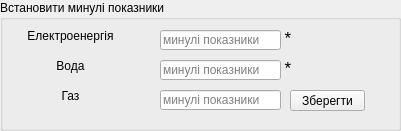
       <widget class="QGroupBox" name="old_pok_input_box">
        <property name="geometry">
         <rect>
          <x>10</x>
          <y>140</y>
          <width>401</width>
          <height>131</height>
         </rect>
        </property>
        <property name="title">
         <string>Встановити минулі показники</string>
        </property>
        <widget class="QLabel" name="label_13">
         <property name="geometry">
          <rect>
           <x>20</x>
           <y>20</y>
           <width>101</width>
           <height>31</height>
          </rect>
         </property>
         <property name="text">
          <string>Електроенергія</string>
         </property>
         <property name="alignment">
          <set>Qt::AlignCenter</set>
         </property>
        </widget>
        <widget class="QLabel" name="label_14">
         <property name="geometry">
          <rect>
           <x>20</x>
           <y>50</y>
           <width>101</width>
           <height>31</height>
          </rect>
         </property>
         <property name="text">
          <string>Вода</string>
         </property>
         <property name="alignment">
          <set>Qt::AlignCenter</set>
         </property>
        </widget>
        <widget class="QLabel" name="label_15">
         <property name="geometry">
          <rect>
           <x>20</x>
           <y>80</y>
           <width>101</width>
           <height>31</height>
          </rect>
         </property>
         <property name="text">
          <string>Газ</string>
         </property>
         <property name="alignment">
          <set>Qt::AlignCenter</set>
         </property>
        </widget>
        <widget class="QLineEdit" name="el_old_pok">
         <property name="geometry">
          <rect>
           <x>160</x>
           <y>30</y>
           <width>121</width>
           <height>20</height>
          </rect>
         </property>
         <property name="inputMethodHints">
          <set>Qt::ImhDigitsOnly</set>
         </property>
         <property name="text">
          <string/>
         </property>
         <property name="placeholderText">
          <string>минулі показники</string>
         </property>
        </widget>
        <widget class="QLineEdit" name="old_voda_pok">
         <property name="geometry">
          <rect>
           <x>160</x>
           <y>60</y>
           <width>121</width>
           <height>20</height>
          </rect>
         </property>
         <property name="inputMethodHints">
          <set>Qt::ImhDigitsOnly</set>
         </property>
         <property name="text">
          <string/>
         </property>
         <property name="placeholderText">
          <string>минулі показники</string>
         </property>
        </widget>
        <widget class="QLineEdit" name="old_gaz_pok">
         <property name="geometry">
          <rect>
           <x>160</x>
           <y>90</y>
           <width>121</width>
           <height>20</height>
          </rect>
         </property>
         <property name="inputMethodHints">
          <set>Qt::ImhDigitsOnly</set>
         </property>
         <property name="text">
          <string/>
         </property>
         <property name="placeholderText">
          <string>минулі показники</string>
         </property>
        </widget>
        <widget class="QPushButton" name="save_old_pok_btn">
         <property name="geometry">
          <rect>
           <x>290</x>
           <y>90</y>
           <width>75</width>
           <height>21</height>
          </rect>
         </property>
         <property name="text">
          <string>Зберегти</string>
         </property>
        </widget>
        <widget class="QLabel" name="label_24">
         <property name="geometry">
          <rect>
           <x>280</x>
           <y>30</y>
           <width>16</width>
           <height>16</height>
          </rect>
         </property>
         <property name="palette">
          <palette>
           <active>
            <colorrole role="WindowText">
             <brush brushstyle="SolidPattern">
              <color alpha="255">
               <red>0</red>
               <green>0</green>
               <blue>0</blue>
              </color>
             </brush>
            </colorrole>
            <colorrole role="Button">
             <brush brushstyle="SolidPattern">
              <color alpha="255">
               <red>170</red>
               <green>0</green>
               <blue>0</blue>
              </color>
             </brush>
            </colorrole>
            <colorrole role="Light">
             <brush brushstyle="SolidPattern">
              <color alpha="255">
               <red>255</red>
               <green>0</green>
               <blue>0</blue>
              </color>
             </brush>
            </colorrole>
            <colorrole role="Midlight">
             <brush brushstyle="SolidPattern">
              <color alpha="255">
               <red>212</red>
               <green>0</green>
               <blue>0</blue>
              </color>
             </brush>
            </colorrole>
            <colorrole role="Dark">
             <brush brushstyle="SolidPattern">
              <color alpha="255">
               <red>85</red>
               <green>0</green>
               <blue>0</blue>
              </color>
             </brush>
            </colorrole>
            <colorrole role="Mid">
             <brush brushstyle="SolidPattern">
              <color alpha="255">
               <red>113</red>
               <green>0</green>
               <blue>0</blue>
              </color>
             </brush>
            </colorrole>
            <colorrole role="Text">
             <brush brushstyle="SolidPattern">
              <color alpha="255">
               <red>0</red>
               <green>0</green>
               <blue>0</blue>
              </color>
             </brush>
            </colorrole>
            <colorrole role="BrightText">
             <brush brushstyle="SolidPattern">
              <color alpha="255">
               <red>255</red>
               <green>255</green>
               <blue>255</blue>
              </color>
             </brush>
            </colorrole>
            <colorrole role="ButtonText">
             <brush brushstyle="SolidPattern">
              <color alpha="255">
               <red>0</red>
               <green>0</green>
               <blue>0</blue>
              </color>
             </brush>
            </colorrole>
            <colorrole role="Base">
             <brush brushstyle="SolidPattern">
              <color alpha="255">
               <red>255</red>
               <green>255</green>
               <blue>255</blue>
              </color>
             </brush>
            </colorrole>
            <colorrole role="Window">
             <brush brushstyle="SolidPattern">
              <color alpha="255">
               <red>170</red>
               <green>0</green>
               <blue>0</blue>
              </color>
             </brush>
            </colorrole>
            <colorrole role="Shadow">
             <brush brushstyle="SolidPattern">
              <color alpha="255">
               <red>0</red>
               <green>0</green>
               <blue>0</blue>
              </color>
             </brush>
            </colorrole>
            <colorrole role="AlternateBase">
             <brush brushstyle="SolidPattern">
              <color alpha="255">
               <red>212</red>
               <green>127</green>
               <blue>127</blue>
              </color>
             </brush>
            </colorrole>
            <colorrole role="ToolTipBase">
             <brush brushstyle="SolidPattern">
              <color alpha="255">
               <red>255</red>
               <green>255</green>
               <blue>220</blue>
              </color>
             </brush>
            </colorrole>
            <colorrole role="ToolTipText">
             <brush brushstyle="SolidPattern">
              <color alpha="255">
               <red>0</red>
               <green>0</green>
               <blue>0</blue>
              </color>
             </brush>
            </colorrole>
           </active>
           <inactive>
            <colorrole role="WindowText">
             <brush brushstyle="SolidPattern">
              <color alpha="255">
               <red>0</red>
               <green>0</green>
               <blue>0</blue>
              </color>
             </brush>
            </colorrole>
            <colorrole role="Button">
             <brush brushstyle="SolidPattern">
              <color alpha="255">
               <red>170</red>
               <green>0</green>
               <blue>0</blue>
              </color>
             </brush>
            </colorrole>
            <colorrole role="Light">
             <brush brushstyle="SolidPattern">
              <color alpha="255">
               <red>255</red>
               <green>0</green>
               <blue>0</blue>
              </color>
             </brush>
            </colorrole>
            <colorrole role="Midlight">
             <brush brushstyle="SolidPattern">
              <color alpha="255">
               <red>212</red>
               <green>0</green>
               <blue>0</blue>
              </color>
             </brush>
            </colorrole>
            <colorrole role="Dark">
             <brush brushstyle="SolidPattern">
              <color alpha="255">
               <red>85</red>
               <green>0</green>
               <blue>0</blue>
              </color>
             </brush>
            </colorrole>
            <colorrole role="Mid">
             <brush brushstyle="SolidPattern">
              <color alpha="255">
               <red>113</red>
               <green>0</green>
               <blue>0</blue>
              </color>
             </brush>
            </colorrole>
            <colorrole role="Text">
             <brush brushstyle="SolidPattern">
              <color alpha="255">
               <red>0</red>
               <green>0</green>
               <blue>0</blue>
              </color>
             </brush>
            </colorrole>
            <colorrole role="BrightText">
             <brush brushstyle="SolidPattern">
              <color alpha="255">
               <red>255</red>
               <green>255</green>
               <blue>255</blue>
              </color>
             </brush>
            </colorrole>
            <colorrole role="ButtonText">
             <brush brushstyle="SolidPattern">
              <color alpha="255">
               <red>0</red>
               <green>0</green>
               <blue>0</blue>
              </color>
             </brush>
            </colorrole>
            <colorrole role="Base">
             <brush brushstyle="SolidPattern">
              <color alpha="255">
               <red>255</red>
               <green>255</green>
               <blue>255</blue>
              </color>
             </brush>
            </colorrole>
            <colorrole role="Window">
             <brush brushstyle="SolidPattern">
              <color alpha="255">
               <red>170</red>
               <green>0</green>
               <blue>0</blue>
              </color>
             </brush>
            </colorrole>
            <colorrole role="Shadow">
             <brush brushstyle="SolidPattern">
              <color alpha="255">
               <red>0</red>
               <green>0</green>
               <blue>0</blue>
              </color>
             </brush>
            </colorrole>
            <colorrole role="AlternateBase">
             <brush brushstyle="SolidPattern">
              <color alpha="255">
               <red>212</red>
               <green>127</green>
               <blue>127</blue>
              </color>
             </brush>
            </colorrole>
            <colorrole role="ToolTipBase">
             <brush brushstyle="SolidPattern">
              <color alpha="255">
               <red>255</red>
               <green>255</green>
               <blue>220</blue>
              </color>
             </brush>
            </colorrole>
            <colorrole role="ToolTipText">
             <brush brushstyle="SolidPattern">
              <color alpha="255">
               <red>0</red>
               <green>0</green>
               <blue>0</blue>
              </color>
             </brush>
            </colorrole>
           </inactive>
           <disabled>
            <colorrole role="WindowText">
             <brush brushstyle="SolidPattern">
              <color alpha="255">
               <red>85</red>
               <green>0</green>
               <blue>0</blue>
              </color>
             </brush>
            </colorrole>
            <colorrole role="Button">
             <brush brushstyle="SolidPattern">
              <color alpha="255">
               <red>170</red>
               <green>0</green>
               <blue>0</blue>
              </color>
             </brush>
            </colorrole>
            <colorrole role="Light">
             <brush brushstyle="SolidPattern">
              <color alpha="255">
               <red>255</red>
               <green>0</green>
               <blue>0</blue>
              </color>
             </brush>
            </colorrole>
            <colorrole role="Midlight">
             <brush brushstyle="SolidPattern">
              <color alpha="255">
               <red>212</red>
               <green>0</green>
               <blue>0</blue>
              </color>
             </brush>
            </colorrole>
            <colorrole role="Dark">
             <brush brushstyle="SolidPattern">
              <color alpha="255">
               <red>85</red>
               <green>0</green>
               <blue>0</blue>
              </color>
             </brush>
            </colorrole>
            <colorrole role="Mid">
             <brush brushstyle="SolidPattern">
              <color alpha="255">
               <red>113</red>
               <green>0</green>
               <blue>0</blue>
              </color>
             </brush>
            </colorrole>
            <colorrole role="Text">
             <brush brushstyle="SolidPattern">
              <color alpha="255">
               <red>85</red>
               <green>0</green>
               <blue>0</blue>
              </color>
             </brush>
            </colorrole>
            <colorrole role="BrightText">
             <brush brushstyle="SolidPattern">
              <color alpha="255">
               <red>255</red>
               <green>255</green>
               <blue>255</blue>
              </color>
             </brush>
            </colorrole>
            <colorrole role="ButtonText">
             <brush brushstyle="SolidPattern">
              <color alpha="255">
               <red>85</red>
               <green>0</green>
               <blue>0</blue>
              </color>
             </brush>
            </colorrole>
            <colorrole role="Base">
             <brush brushstyle="SolidPattern">
              <color alpha="255">
               <red>170</red>
               <green>0</green>
               <blue>0</blue>
              </color>
             </brush>
            </colorrole>
            <colorrole role="Window">
             <brush brushstyle="SolidPattern">
              <color alpha="255">
               <red>170</red>
               <green>0</green>
               <blue>0</blue>
              </color>
             </brush>
            </colorrole>
            <colorrole role="Shadow">
             <brush brushstyle="SolidPattern">
              <color alpha="255">
               <red>0</red>
               <green>0</green>
               <blue>0</blue>
              </color>
             </brush>
            </colorrole>
            <colorrole role="AlternateBase">
             <brush brushstyle="SolidPattern">
              <color alpha="255">
               <red>170</red>
               <green>0</green>
               <blue>0</blue>
              </color>
             </brush>
            </colorrole>
            <colorrole role="ToolTipBase">
             <brush brushstyle="SolidPattern">
              <color alpha="255">
               <red>255</red>
               <green>255</green>
               <blue>220</blue>
              </color>
             </brush>
            </colorrole>
            <colorrole role="ToolTipText">
             <brush brushstyle="SolidPattern">
              <color alpha="255">
               <red>0</red>
               <green>0</green>
               <blue>0</blue>
              </color>
             </brush>
            </colorrole>
           </disabled>
          </palette>
         </property>
         <property name="font">
          <font>
           <pointsize>13</pointsize>
          </font>
         </property>
         <property name="text">
          <string>*</string>
         </property>
         <property name="alignment">
          <set>Qt::AlignCenter</set>
         </property>
        </widget>
        <widget class="QLabel" name="label_25">
         <property name="geometry">
          <rect>
           <x>280</x>
           <y>60</y>
           <width>16</width>
           <height>16</height>
          </rect>
         </property>
         <property name="palette">
          <palette>
           <active>
            <colorrole role="WindowText">
             <brush brushstyle="SolidPattern">
              <color alpha="255">
               <red>0</red>
               <green>0</green>
               <blue>0</blue>
              </color>
             </brush>
            </colorrole>
            <colorrole role="Button">
             <brush brushstyle="SolidPattern">
              <color alpha="255">
               <red>170</red>
               <green>0</green>
               <blue>0</blue>
              </color>
             </brush>
            </colorrole>
            <colorrole role="Light">
             <brush brushstyle="SolidPattern">
              <color alpha="255">
               <red>255</red>
               <green>0</green>
               <blue>0</blue>
              </color>
             </brush>
            </colorrole>
            <colorrole role="Midlight">
             <brush brushstyle="SolidPattern">
              <color alpha="255">
               <red>212</red>
               <green>0</green>
               <blue>0</blue>
              </color>
             </brush>
            </colorrole>
            <colorrole role="Dark">
             <brush brushstyle="SolidPattern">
              <color alpha="255">
               <red>85</red>
               <green>0</green>
               <blue>0</blue>
              </color>
             </brush>
            </colorrole>
            <colorrole role="Mid">
             <brush brushstyle="SolidPattern">
              <color alpha="255">
               <red>113</red>
               <green>0</green>
               <blue>0</blue>
              </color>
             </brush>
            </colorrole>
            <colorrole role="Text">
             <brush brushstyle="SolidPattern">
              <color alpha="255">
               <red>0</red>
               <green>0</green>
               <blue>0</blue>
              </color>
             </brush>
            </colorrole>
            <colorrole role="BrightText">
             <brush brushstyle="SolidPattern">
              <color alpha="255">
               <red>255</red>
               <green>255</green>
               <blue>255</blue>
              </color>
             </brush>
            </colorrole>
            <colorrole role="ButtonText">
             <brush brushstyle="SolidPattern">
              <color alpha="255">
               <red>0</red>
               <green>0</green>
               <blue>0</blue>
              </color>
             </brush>
            </colorrole>
            <colorrole role="Base">
             <brush brushstyle="SolidPattern">
              <color alpha="255">
               <red>255</red>
               <green>255</green>
               <blue>255</blue>
              </color>
             </brush>
            </colorrole>
            <colorrole role="Window">
             <brush brushstyle="SolidPattern">
              <color alpha="255">
               <red>170</red>
               <green>0</green>
               <blue>0</blue>
              </color>
             </brush>
            </colorrole>
            <colorrole role="Shadow">
             <brush brushstyle="SolidPattern">
              <color alpha="255">
               <red>0</red>
               <green>0</green>
               <blue>0</blue>
              </color>
             </brush>
            </colorrole>
            <colorrole role="AlternateBase">
             <brush brushstyle="SolidPattern">
              <color alpha="255">
               <red>212</red>
               <green>127</green>
               <blue>127</blue>
              </color>
             </brush>
            </colorrole>
            <colorrole role="ToolTipBase">
             <brush brushstyle="SolidPattern">
              <color alpha="255">
               <red>255</red>
               <green>255</green>
               <blue>220</blue>
              </color>
             </brush>
            </colorrole>
            <colorrole role="ToolTipText">
             <brush brushstyle="SolidPattern">
              <color alpha="255">
               <red>0</red>
               <green>0</green>
               <blue>0</blue>
              </color>
             </brush>
            </colorrole>
           </active>
           <inactive>
            <colorrole role="WindowText">
             <brush brushstyle="SolidPattern">
              <color alpha="255">
               <red>0</red>
               <green>0</green>
               <blue>0</blue>
              </color>
             </brush>
            </colorrole>
            <colorrole role="Button">
             <brush brushstyle="SolidPattern">
              <color alpha="255">
               <red>170</red>
               <green>0</green>
               <blue>0</blue>
              </color>
             </brush>
            </colorrole>
            <colorrole role="Light">
             <brush brushstyle="SolidPattern">
              <color alpha="255">
               <red>255</red>
               <green>0</green>
               <blue>0</blue>
              </color>
             </brush>
            </colorrole>
            <colorrole role="Midlight">
             <brush brushstyle="SolidPattern">
              <color alpha="255">
               <red>212</red>
               <green>0</green>
               <blue>0</blue>
              </color>
             </brush>
            </colorrole>
            <colorrole role="Dark">
             <brush brushstyle="SolidPattern">
              <color alpha="255">
               <red>85</red>
               <green>0</green>
               <blue>0</blue>
              </color>
             </brush>
            </colorrole>
            <colorrole role="Mid">
             <brush brushstyle="SolidPattern">
              <color alpha="255">
               <red>113</red>
               <green>0</green>
               <blue>0</blue>
              </color>
             </brush>
            </colorrole>
            <colorrole role="Text">
             <brush brushstyle="SolidPattern">
              <color alpha="255">
               <red>0</red>
               <green>0</green>
               <blue>0</blue>
              </color>
             </brush>
            </colorrole>
            <colorrole role="BrightText">
             <brush brushstyle="SolidPattern">
              <color alpha="255">
               <red>255</red>
               <green>255</green>
               <blue>255</blue>
              </color>
             </brush>
            </colorrole>
            <colorrole role="ButtonText">
             <brush brushstyle="SolidPattern">
              <color alpha="255">
               <red>0</red>
               <green>0</green>
               <blue>0</blue>
              </color>
             </brush>
            </colorrole>
            <colorrole role="Base">
             <brush brushstyle="SolidPattern">
              <color alpha="255">
               <red>255</red>
               <green>255</green>
               <blue>255</blue>
              </color>
             </brush>
            </colorrole>
            <colorrole role="Window">
             <brush brushstyle="SolidPattern">
              <color alpha="255">
               <red>170</red>
               <green>0</green>
               <blue>0</blue>
              </color>
             </brush>
            </colorrole>
            <colorrole role="Shadow">
             <brush brushstyle="SolidPattern">
              <color alpha="255">
               <red>0</red>
               <green>0</green>
               <blue>0</blue>
              </color>
             </brush>
            </colorrole>
            <colorrole role="AlternateBase">
             <brush brushstyle="SolidPattern">
              <color alpha="255">
               <red>212</red>
               <green>127</green>
               <blue>127</blue>
              </color>
             </brush>
            </colorrole>
            <colorrole role="ToolTipBase">
             <brush brushstyle="SolidPattern">
              <color alpha="255">
               <red>255</red>
               <green>255</green>
               <blue>220</blue>
              </color>
             </brush>
            </colorrole>
            <colorrole role="ToolTipText">
             <brush brushstyle="SolidPattern">
              <color alpha="255">
               <red>0</red>
               <green>0</green>
               <blue>0</blue>
              </color>
             </brush>
            </colorrole>
           </inactive>
           <disabled>
            <colorrole role="WindowText">
             <brush brushstyle="SolidPattern">
              <color alpha="255">
               <red>85</red>
               <green>0</green>
               <blue>0</blue>
              </color>
             </brush>
            </colorrole>
            <colorrole role="Button">
             <brush brushstyle="SolidPattern">
              <color alpha="255">
               <red>170</red>
               <green>0</green>
               <blue>0</blue>
              </color>
             </brush>
            </colorrole>
            <colorrole role="Light">
             <brush brushstyle="SolidPattern">
              <color alpha="255">
               <red>255</red>
               <green>0</green>
               <blue>0</blue>
              </color>
             </brush>
            </colorrole>
            <colorrole role="Midlight">
             <brush brushstyle="SolidPattern">
              <color alpha="255">
               <red>212</red>
               <green>0</green>
               <blue>0</blue>
              </color>
             </brush>
            </colorrole>
            <colorrole role="Dark">
             <brush brushstyle="SolidPattern">
              <color alpha="255">
               <red>85</red>
               <green>0</green>
               <blue>0</blue>
              </color>
             </brush>
            </colorrole>
            <colorrole role="Mid">
             <brush brushstyle="SolidPattern">
              <color alpha="255">
               <red>113</red>
               <green>0</green>
               <blue>0</blue>
              </color>
             </brush>
            </colorrole>
            <colorrole role="Text">
             <brush brushstyle="SolidPattern">
              <color alpha="255">
               <red>85</red>
               <green>0</green>
               <blue>0</blue>
              </color>
             </brush>
            </colorrole>
            <colorrole role="BrightText">
             <brush brushstyle="SolidPattern">
              <color alpha="255">
               <red>255</red>
               <green>255</green>
               <blue>255</blue>
              </color>
             </brush>
            </colorrole>
            <colorrole role="ButtonText">
             <brush brushstyle="SolidPattern">
              <color alpha="255">
               <red>85</red>
               <green>0</green>
               <blue>0</blue>
              </color>
             </brush>
            </colorrole>
            <colorrole role="Base">
             <brush brushstyle="SolidPattern">
              <color alpha="255">
               <red>170</red>
               <green>0</green>
               <blue>0</blue>
              </color>
             </brush>
            </colorrole>
            <colorrole role="Window">
             <brush brushstyle="SolidPattern">
              <color alpha="255">
               <red>170</red>
               <green>0</green>
               <blue>0</blue>
              </color>
             </brush>
            </colorrole>
            <colorrole role="Shadow">
             <brush brushstyle="SolidPattern">
              <color alpha="255">
               <red>0</red>
               <green>0</green>
               <blue>0</blue>
              </color>
             </brush>
            </colorrole>
            <colorrole role="AlternateBase">
             <brush brushstyle="SolidPattern">
              <color alpha="255">
               <red>170</red>
               <green>0</green>
               <blue>0</blue>
              </color>
             </brush>
            </colorrole>
            <colorrole role="ToolTipBase">
             <brush brushstyle="SolidPattern">
              <color alpha="255">
               <red>255</red>
               <green>255</green>
               <blue>220</blue>
              </color>
             </brush>
            </colorrole>
            <colorrole role="ToolTipText">
             <brush brushstyle="SolidPattern">
              <color alpha="255">
               <red>0</red>
               <green>0</green>
               <blue>0</blue>
              </color>
             </brush>
            </colorrole>
           </disabled>
          </palette>
         </property>
         <property name="font">
          <font>
           <pointsize>13</pointsize>
          </font>
         </property>
         <property name="text">
          <string>*</string>
         </property>
         <property name="alignment">
          <set>Qt::AlignCenter</set>
         </property>
        </widget>
       </widget>
